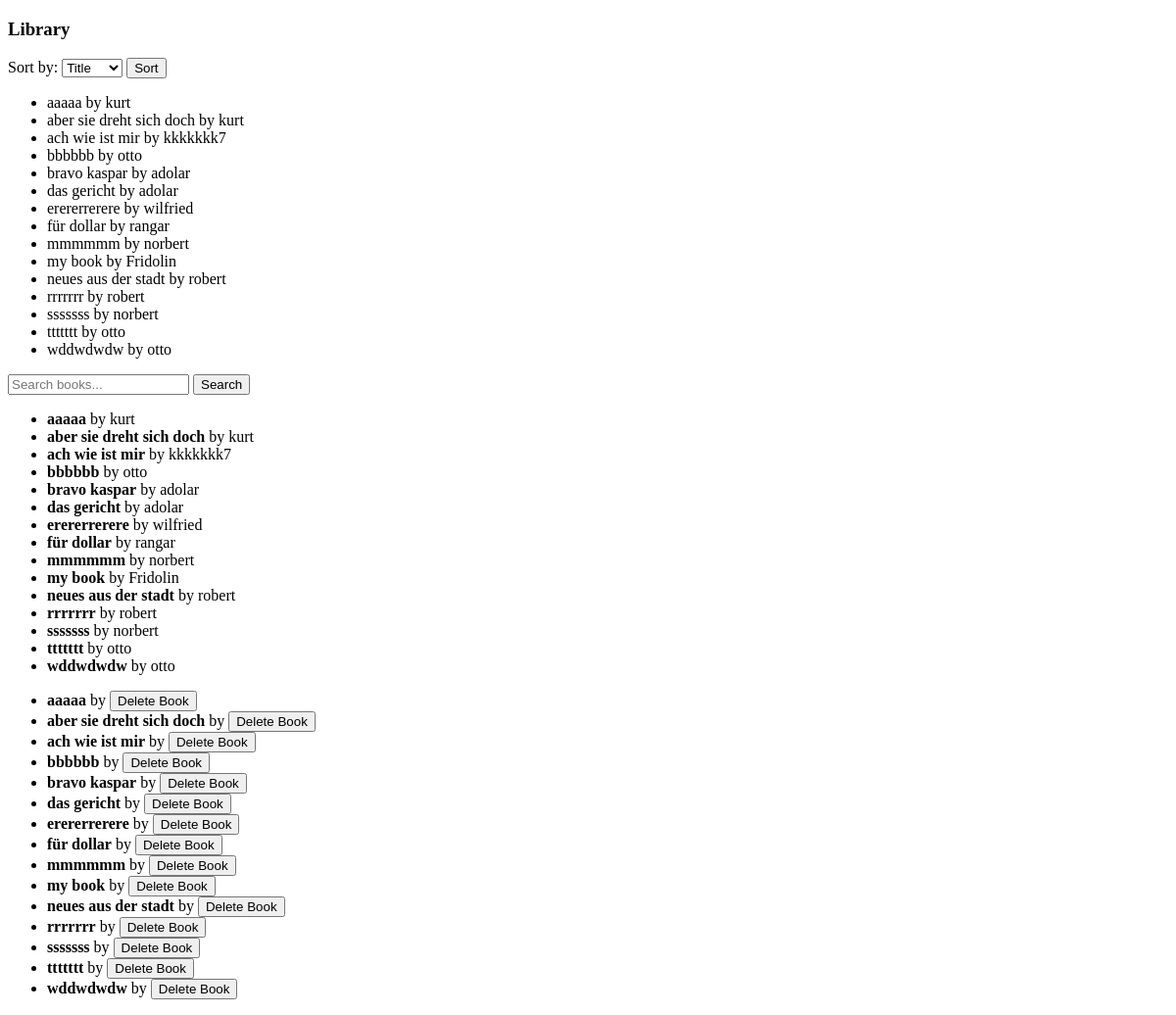
Before: / with the older database file.
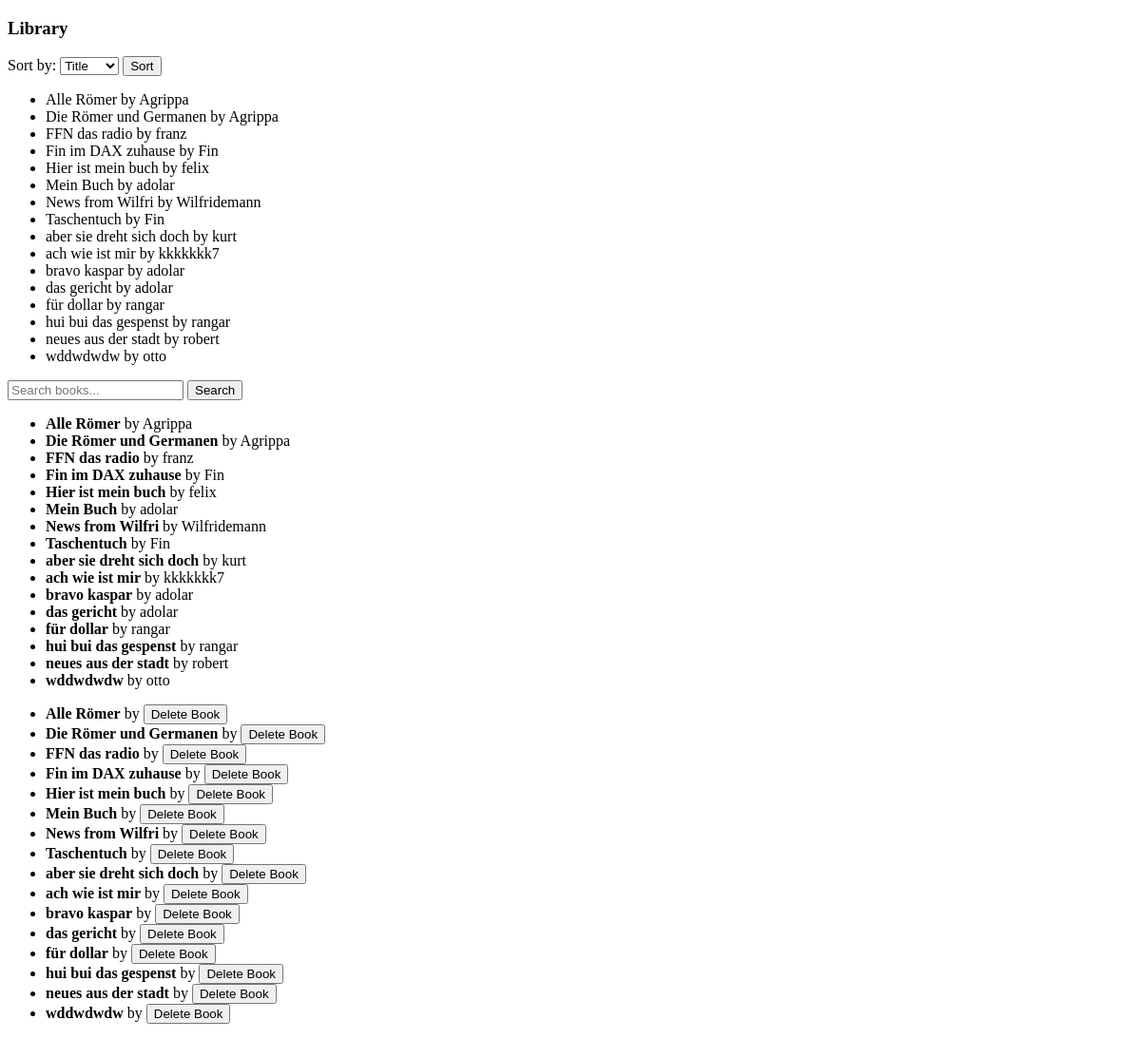
After: the same page with the newer database file.
### data_models.py (models this page shows, shortened)
class Book(db.Model):
    __tablename__ = 'book'
    id = db.Column(db.Integer, primary_key=True)
    isbn = db.Column(db.String(20), nullable=False)
    title = db.Column(db.String(200), nullable=False)
    publication_year = db.Column(db.String(4), nullable=True)  # e.g., "2020"
    author_id = db.Column(db.Integer, db.ForeignKey('author.id'), nullable=False)

class Author(db.Model):
    __tablename__ = 'author'
    id = db.Column(db.Integer, primary_key=True)
    name = db.Column(db.String(100), nullable=False)
    birth_date = db.Column(db.String(10), nullable=True)
    date_of_death = db.Column(db.String(10), nullable=True)
    books = db.relationship('Book', backref='author', lazy=True)

### app.py (the view)
@app.route('/')
def home():
    search_query = request.args.get('search')
    if search_query:
        books = Book.query.filter(
            (Book.title.ilike(f"%{search_query}%"))
        ).all()
    sort = request.args.get('sort', 'title')
    if sort == 'author':
        books = Book.query.join(Author).order_by(Author.name).all()
    if sort == 'title':
        books = Book.query.order_by(Book.title).all()
    return render_template('home.html', books=books)

### templates/home.html (shortened to what this page needs)
<!DOCTYPE html>
<html lang="en">
  <head>
  </head>
  <body>
    <h3>Library</h3>
    <form method="GET" action="/">
        <label>Sort by:</label>
        <select name="sort" >
            <option value="title">Title</option>
        </select>
        <button type="submit">Sort</button>
        <ul>
            {% for book in books %}
                <li>{{ book.title }} by {{ book.author.name }}</li>
            {% endfor %}
        </ul>
        <input type="text" name="search" placeholder="Search books..." />
        <button type="submit">Search</button>
    </form>
    {% if books %}
        <ul>
                {% for book in books %}
                        <li>
                            <strong>{{ book.title }}</strong> by {{ book.author.name }}
                        </li>
                {% endfor %}
        </ul>
    {% else %}
        <p>No books found matching your search.</p>
    {% endif %}
  <ul>
  {% for book in books %}
    <li>
      <strong>{{ book.title }}</strong> by {{ book.author_name }}
      <form action="{{ url_for('delete_book', book_id=book.id) }}" method="POST" style="display:inline;">
        <button type="submit" onclick="return confirm('Are you sure you want to delete this book?');">Delete Book</button>
      </form>
    </li>
  {% endfor %}
</ul>
  </body>
</html>

Changed rows visible on the page:
removed Book: title "aaaaa", author.name "kurt"
removed Book: title "bbbbbb", author.name "otto"
removed Book: title "erererrerere", author.name "wilfried"
removed Book: title "mmmmmm", author.name "norbert"
removed Book: title "my book", author.name "Fridolin"
removed Book: title "rrrrrrr", author.name "robert"
removed Book: title "sssssss", author.name "norbert"
removed Book: title "ttttttt", author.name "otto"
added Book: title "Alle Römer", author.name "Agrippa"
added Book: title "Die Römer und Germanen", author.name "Agrippa"
added Book: title "FFN das radio", author.name "franz"
added Book: title "Fin im DAX zuhause", author.name "Fin"
added Book: title "Hier ist mein buch", author.name "felix"
added Book: title "Mein Buch", author.name "adolar"
added Book: title "News from Wilfri", author.name "Wilfridemann"
added Book: title "Taschentuch", author.name "Fin"
added Book: title "hui bui das gespenst", author.name "rangar"
